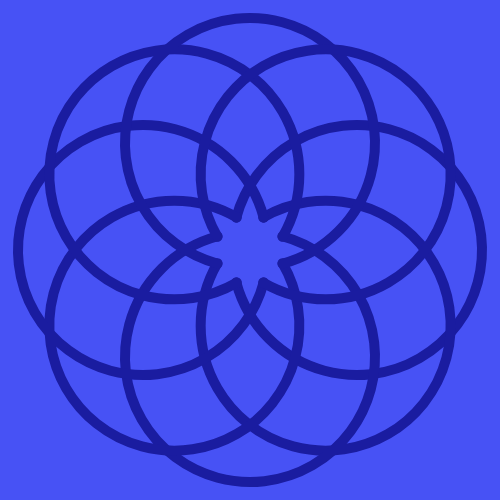
Frame 1 (no input)
Frame 60 (no input): identical to frame 1, image omitted
Frame 120 (the mouse pressed at the canvas centre since frame 60): identical to frame 1, image omitted

The p5.js sketch that drew this single still picture (run headless with seeded random() and noise() and a simulated clock; from frame 60 on, the mouse is pressed at the canvas centre):

// p5.js sketch
// ── sketch.js
const CANVAS_SIZE = 500;
const CENTER_X = CANVAS_SIZE / 2;
const CENTER_Y = CANVAS_SIZE / 2;

const BLACK = [0, 0, 0, 255];
const WHITE = [255, 255, 255, 255];
const FG = [26, 28, 160, 255];
const BG = [71, 82, 245, 255];

function setup() {
  createCanvas(CANVAS_SIZE, CANVAS_SIZE);
}

function draw() {
  noStroke();
  strokeWeight(10);
  fill(...BG);
  rect(0, 0, CANVAS_SIZE, CANVAS_SIZE);
  
  stroke(...FG);
  noFill();

  const CIRCLES = 8;
  for (let i = 0; i < CIRCLES; i++) {
    const angle = (i) * 360 / CIRCLES;
    const x = CENTER_X + 107 * cos(radians(angle));
    const y = CENTER_Y + 107 * sin(radians(angle));
    arc(x, y, 250, 250, radians(angle - 165), radians(angle + 165));
  }

  stroke(...WHITE);
  fill(...WHITE);

  // ellipse(CENTER_X + 125, CENTER_Y + 125, 15, 15);
  // ellipse(CENTER_X + 125, CENTER_Y - 125, 15, 15);
  // ellipse(CENTER_X - 125, CENTER_Y - 125, 15, 15);
  // ellipse(CENTER_X - 79, CENTER_Y + 79, 15, 15);
  
  // stroke(...BLACK);
  // fill(...BLACK);
  // ellipse(CENTER_X + 79, CENTER_Y + 79, 15, 15);
  // ellipse(CENTER_X + 79, CENTER_Y - 79, 15, 15);
  // ellipse(CENTER_X - 138, CENTER_Y, 15, 15);

  // // start
  // stroke(...FG);
  // fill(...FG);
  // ellipse(CENTER_X, CENTER_Y - 185, 15)

  // // finish
  // stroke(...FG);
  // strokeWeight(15);
  // line(CENTER_X, CENTER_Y + 188, CENTER_X, CENTER_Y + 210)
}
